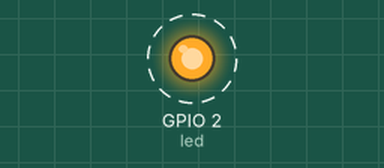
A program run on a simulated ESP32 board running MicroPython. On the bench: output pins drawn as LEDs (lit = HIGH). Dashed ring = blinking.

Above: at 0.5 s.
Timing chart, 0 to 4.6 s (numbered marks = the images above):
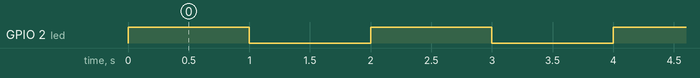

The program:

Blink.py
```python
"""
Blink Program
Blink led on pin 2 for 1 second period
"""
import time
from machine import Pin

led=Pin(2,Pin.OUT)

while True:
    led.value(1) #or led.on()
    time.sleep(1)
    led.value(0) # or led.off
    time.sleep(1)
```

Measured:
- by itself, GPIO 2 (led): alternates HIGH for 1.0 s and LOW for 1.0 s
